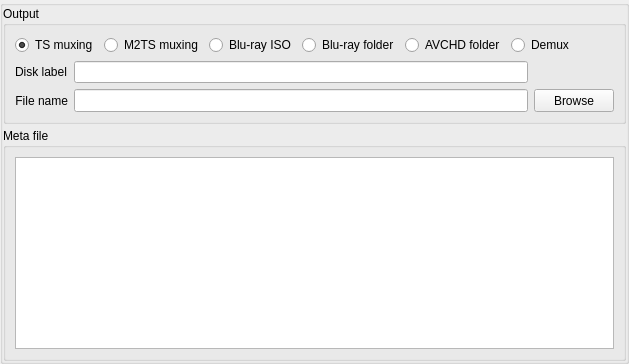
     <widget class="QGroupBox" name="groupBox">
      <property name="sizePolicy">
       <sizepolicy hsizetype="Preferred" vsizetype="Maximum">
        <horstretch>0</horstretch>
        <verstretch>0</verstretch>
       </sizepolicy>
      </property>
      <property name="title">
       <string/>
      </property>
      <property name="flat">
       <bool>true</bool>
      </property>
      <layout class="QVBoxLayout" name="verticalLayout_13">
       <property name="spacing">
        <number>4</number>
       </property>
       <property name="margin">
        <number>0</number>
       </property>
       <item>
        <widget class="QGroupBox" name="groupBox_4">
         <property name="sizePolicy">
          <sizepolicy hsizetype="Preferred" vsizetype="Fixed">
           <horstretch>0</horstretch>
           <verstretch>0</verstretch>
          </sizepolicy>
         </property>
         <property name="title">
          <string>Output</string>
         </property>
         <layout class="QVBoxLayout" name="verticalLayout_2">
          <item>
           <layout class="QHBoxLayout" name="horizontalLayout_7">
            <item>
             <widget class="QRadioButton" name="radioButtonTS">
              <property name="sizePolicy">
               <sizepolicy hsizetype="Fixed" vsizetype="Fixed">
                <horstretch>0</horstretch>
                <verstretch>0</verstretch>
               </sizepolicy>
              </property>
              <property name="text">
               <string>TS muxing</string>
              </property>
              <property name="checked">
               <bool>true</bool>
              </property>
             </widget>
            </item>
            <item>
             <widget class="QRadioButton" name="radioButtonM2TS">
              <property name="sizePolicy">
               <sizepolicy hsizetype="Fixed" vsizetype="Fixed">
                <horstretch>0</horstretch>
                <verstretch>0</verstretch>
               </sizepolicy>
              </property>
              <property name="text">
               <string>M2TS muxing</string>
              </property>
             </widget>
            </item>
            <item>
             <widget class="QRadioButton" name="radioButtonBluRayISO">
              <property name="text">
               <string>Blu-ray ISO</string>
              </property>
             </widget>
            </item>
            <item>
             <widget class="QRadioButton" name="radioButtonBluRay">
              <property name="sizePolicy">
               <sizepolicy hsizetype="Fixed" vsizetype="Fixed">
                <horstretch>0</horstretch>
                <verstretch>0</verstretch>
               </sizepolicy>
              </property>
              <property name="text">
               <string>Blu-ray folder</string>
              </property>
             </widget>
            </item>
            <item>
             <widget class="QRadioButton" name="radioButtonAVCHD">
              <property name="text">
               <string>AVCHD folder</string>
              </property>
             </widget>
            </item>
            <item>
             <widget class="QRadioButton" name="radioButtonDemux">
              <property name="sizePolicy">
               <sizepolicy hsizetype="Fixed" vsizetype="Fixed">
                <horstretch>0</horstretch>
                <verstretch>0</verstretch>
               </sizepolicy>
              </property>
              <property name="text">
               <string>Demux</string>
              </property>
             </widget>
            </item>
            <item>
             <spacer name="horizontalSpacer_4">
              <property name="orientation">
               <enum>Qt::Horizontal</enum>
              </property>
              <property name="sizeHint" stdset="0">
               <size>
                <width>40</width>
                <height>20</height>
               </size>
              </property>
             </spacer>
            </item>
           </layout>
          </item>
          <item>
           <layout class="QGridLayout" name="gridLayout_11">
            <item row="0" column="0">
             <widget class="QLabel" name="DiskLabel">
              <property name="text">
               <string>Disk label</string>
              </property>
             </widget>
            </item>
            <item row="0" column="1">
             <widget class="QLineEdit" name="DiskLabelEdit"/>
            </item>
            <item row="1" column="0">
             <widget class="QLabel" name="FilenameLabel">
              <property name="text">
               <string>File name</string>
              </property>
              <property name="alignment">
               <set>Qt::AlignRight|Qt::AlignTrailing|Qt::AlignVCenter</set>
              </property>
             </widget>
            </item>
            <item row="1" column="1">
             <widget class="QLineEdit" name="outFileName">
              <property name="minimumSize">
               <size>
                <width>0</width>
                <height>23</height>
               </size>
              </property>
             </widget>
            </item>
            <item row="1" column="2">
             <widget class="QPushButton" name="btnBrowse">
              <property name="minimumSize">
               <size>
                <width>75</width>
                <height>23</height>
               </size>
              </property>
              <property name="text">
               <string>Browse</string>
              </property>
             </widget>
            </item>
           </layout>
          </item>
         </layout>
        </widget>
       </item>
       <item>
        <widget class="QGroupBox" name="groupBox_2">
         <property name="minimumSize">
          <size>
           <width>0</width>
           <height>100</height>
          </size>
         </property>
         <property name="maximumSize">
          <size>
           <width>16777215</width>
           <height>1000000</height>
          </size>
         </property>
         <property name="title">
          <string>Meta file</string>
         </property>
         <layout class="QVBoxLayout" name="verticalLayout_6">
          <item>
           <widget class="QPlainTextEdit" name="memoMeta">
            <property name="undoRedoEnabled">
             <bool>false</bool>
            </property>
            <property name="readOnly">
             <bool>true</bool>
            </property>
            <property name="textInteractionFlags">
             <set>Qt::TextSelectableByKeyboard|Qt::TextSelectableByMouse</set>
            </property>
           </widget>
          </item>
         </layout>
        </widget>
       </item>
      </layout>
     </widget>
